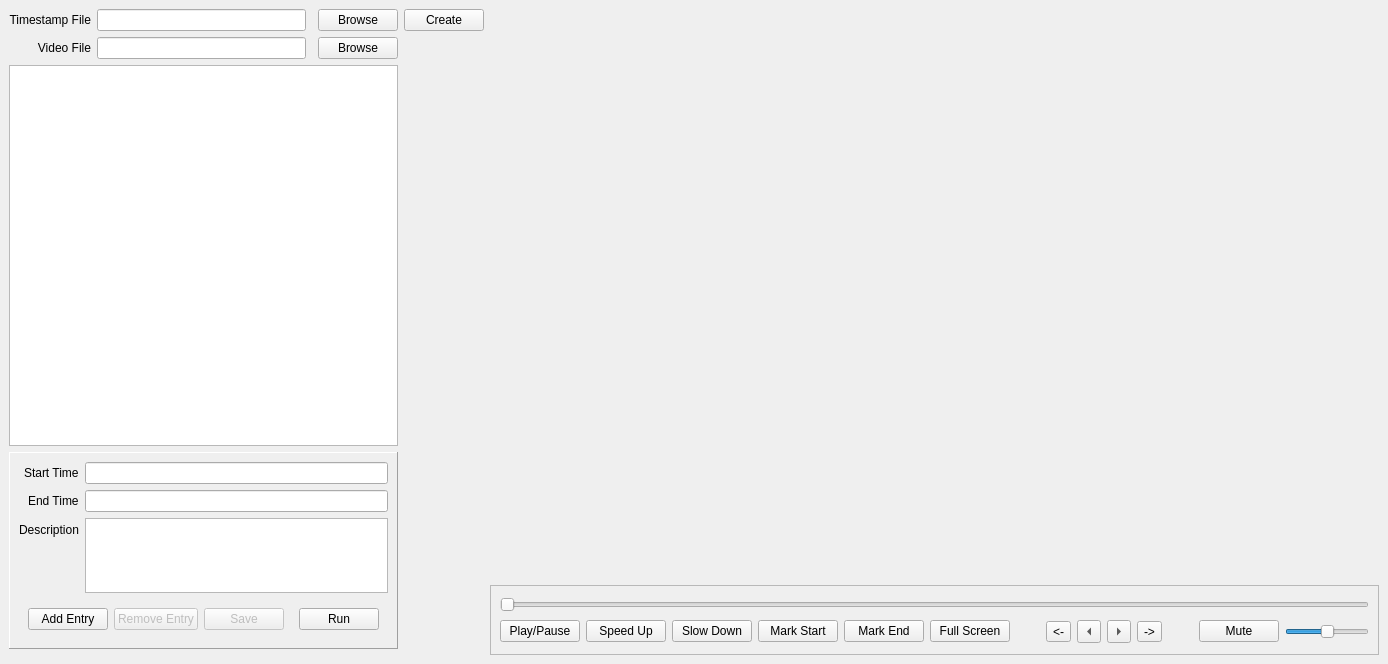
<?xml version="1.0" encoding="UTF-8"?>
<ui version="4.0">
 <class>window</class>
 <widget class="QMainWindow" name="window">
  <property name="geometry">
   <rect>
    <x>0</x>
    <y>0</y>
    <width>1388</width>
    <height>664</height>
   </rect>
  </property>
  <property name="minimumSize">
   <size>
    <width>1024</width>
    <height>480</height>
   </size>
  </property>
  <property name="windowTitle">
   <string>Video Loop</string>
  </property>
  <property name="styleSheet">
   <string notr="true"/>
  </property>
  <widget class="QWidget" name="widget_central">
   <layout class="QGridLayout" name="layout_main">
    <item row="2" column="0" colspan="4">
     <widget class="TimestampTableView" name="list_timestamp">
      <property name="verticalScrollBarPolicy">
       <enum>Qt::ScrollBarAsNeeded</enum>
      </property>
      <property name="editTriggers">
       <set>QAbstractItemView::NoEditTriggers</set>
      </property>
      <property name="alternatingRowColors">
       <bool>true</bool>
      </property>
      <property name="selectionMode">
       <enum>QAbstractItemView::SingleSelection</enum>
      </property>
      <property name="selectionBehavior">
       <enum>QAbstractItemView::SelectRows</enum>
      </property>
      <attribute name="horizontalHeaderHighlightSections">
       <bool>false</bool>
      </attribute>
      <attribute name="horizontalHeaderStretchLastSection">
       <bool>true</bool>
      </attribute>
      <attribute name="verticalHeaderHighlightSections">
       <bool>false</bool>
      </attribute>
     </widget>
    </item>
    <item row="1" column="3">
     <widget class="QPushButton" name="button_video_browse">
      <property name="text">
       <string>Browse</string>
      </property>
     </widget>
    </item>
    <item row="3" column="0" colspan="4">
     <widget class="QFrame" name="frame_timestamp_detail">
      <property name="sizePolicy">
       <sizepolicy hsizetype="Preferred" vsizetype="Fixed">
        <horstretch>0</horstretch>
        <verstretch>0</verstretch>
       </sizepolicy>
      </property>
      <property name="frameShape">
       <enum>QFrame::Panel</enum>
      </property>
      <property name="frameShadow">
       <enum>QFrame::Raised</enum>
      </property>
      <layout class="QFormLayout" name="formLayout">
       <property name="labelAlignment">
        <set>Qt::AlignRight|Qt::AlignTrailing|Qt::AlignVCenter</set>
       </property>
       <item row="0" column="0">
        <widget class="QLabel" name="label_start_time">
         <property name="text">
          <string>Start Time</string>
         </property>
        </widget>
       </item>
       <item row="0" column="1">
        <widget class="QLineEdit" name="entry_start_time">
         <property name="enabled">
          <bool>true</bool>
         </property>
         <property name="autoFillBackground">
          <bool>false</bool>
         </property>
         <property name="readOnly">
          <bool>true</bool>
         </property>
        </widget>
       </item>
       <item row="1" column="0">
        <widget class="QLabel" name="label_end_time">
         <property name="text">
          <string>End Time</string>
         </property>
        </widget>
       </item>
       <item row="1" column="1">
        <widget class="QLineEdit" name="entry_end_time">
         <property name="enabled">
          <bool>true</bool>
         </property>
         <property name="autoFillBackground">
          <bool>false</bool>
         </property>
         <property name="readOnly">
          <bool>true</bool>
         </property>
        </widget>
       </item>
       <item row="2" column="0">
        <widget class="QLabel" name="label_description">
         <property name="text">
          <string>Description</string>
         </property>
        </widget>
       </item>
       <item row="2" column="1">
        <widget class="PlainTextEdit" name="entry_description">
         <property name="enabled">
          <bool>true</bool>
         </property>
         <property name="maximumSize">
          <size>
           <width>16777215</width>
           <height>75</height>
          </size>
         </property>
         <property name="autoFillBackground">
          <bool>false</bool>
         </property>
        </widget>
       </item>
       <item row="3" column="0" colspan="2">
        <widget class="QFrame" name="frame">
         <property name="frameShape">
          <enum>QFrame::NoFrame</enum>
         </property>
         <property name="frameShadow">
          <enum>QFrame::Plain</enum>
         </property>
         <property name="lineWidth">
          <number>0</number>
         </property>
         <layout class="QHBoxLayout" name="horizontalLayout">
          <item>
           <widget class="QPushButton" name="button_add_entry">
            <property name="text">
             <string>Add Entry</string>
            </property>
           </widget>
          </item>
          <item>
           <widget class="QPushButton" name="button_remove_entry">
            <property name="enabled">
             <bool>false</bool>
            </property>
            <property name="text">
             <string>Remove Entry</string>
            </property>
           </widget>
          </item>
          <item>
           <widget class="QPushButton" name="button_save">
            <property name="enabled">
             <bool>false</bool>
            </property>
            <property name="text">
             <string>Save</string>
            </property>
           </widget>
          </item>
          <item>
           <spacer name="horizontalSpacer_2">
            <property name="orientation">
             <enum>Qt::Horizontal</enum>
            </property>
            <property name="sizeHint" stdset="0">
             <size>
              <width>40</width>
              <height>20</height>
             </size>
            </property>
           </spacer>
          </item>
          <item>
           <widget class="QPushButton" name="button_run">
            <property name="text">
             <string>Run</string>
            </property>
           </widget>
          </item>
         </layout>
        </widget>
       </item>
      </layout>
     </widget>
    </item>
    <item row="1" column="0">
     <widget class="QLabel" name="label_video">
      <property name="text">
       <string>Video File</string>
      </property>
      <property name="alignment">
       <set>Qt::AlignRight|Qt::AlignTrailing|Qt::AlignVCenter</set>
      </property>
     </widget>
    </item>
    <item row="2" column="5" rowspan="3">
     <widget class="QFrame" name="frame_media">
      <property name="minimumSize">
       <size>
        <width>500</width>
        <height>0</height>
       </size>
      </property>
      <property name="frameShape">
       <enum>QFrame::NoFrame</enum>
      </property>
      <property name="frameShadow">
       <enum>QFrame::Plain</enum>
      </property>
      <property name="lineWidth">
       <number>0</number>
      </property>
      <layout class="QGridLayout" name="gridLayout">
       <property name="leftMargin">
        <number>0</number>
       </property>
       <property name="topMargin">
        <number>0</number>
       </property>
       <property name="rightMargin">
        <number>0</number>
       </property>
       <property name="bottomMargin">
        <number>0</number>
       </property>
       <item row="1" column="0">
        <layout class="QVBoxLayout" name="media_layout">
         <property name="sizeConstraint">
          <enum>QLayout::SetNoConstraint</enum>
         </property>
         <item>
          <widget class="VideoFrame" name="frame_video">
           <property name="minimumSize">
            <size>
             <width>0</width>
             <height>0</height>
            </size>
           </property>
           <property name="focusPolicy">
            <enum>Qt::StrongFocus</enum>
           </property>
           <property name="frameShape">
            <enum>QFrame::NoFrame</enum>
           </property>
           <property name="frameShadow">
            <enum>QFrame::Plain</enum>
           </property>
           <property name="lineWidth">
            <number>0</number>
           </property>
          </widget>
         </item>
         <item>
          <widget class="QFrame" name="frame_media_control">
           <property name="sizePolicy">
            <sizepolicy hsizetype="Preferred" vsizetype="Expanding">
             <horstretch>0</horstretch>
             <verstretch>0</verstretch>
            </sizepolicy>
           </property>
           <property name="maximumSize">
            <size>
             <width>16777215</width>
             <height>70</height>
            </size>
           </property>
           <property name="frameShape">
            <enum>QFrame::StyledPanel</enum>
           </property>
           <property name="frameShadow">
            <enum>QFrame::Plain</enum>
           </property>
           <property name="lineWidth">
            <number>0</number>
           </property>
           <layout class="QGridLayout" name="gridLayout_2">
            <item row="0" column="0" colspan="14">
             <widget class="HighlightedJumpSlider" name="slider_progress">
              <property name="maximum">
               <number>9999</number>
              </property>
              <property name="pageStep">
               <number>1</number>
              </property>
              <property name="orientation">
               <enum>Qt::Horizontal</enum>
              </property>
              <property name="tickPosition">
               <enum>QSlider::NoTicks</enum>
              </property>
             </widget>
            </item>
            <item row="1" column="2">
             <widget class="QPushButton" name="button_slow_down">
              <property name="sizePolicy">
               <sizepolicy hsizetype="Fixed" vsizetype="Fixed">
                <horstretch>0</horstretch>
                <verstretch>0</verstretch>
               </sizepolicy>
              </property>
              <property name="toolTip">
               <string>Slow down the video</string>
              </property>
              <property name="text">
               <string>Slow Down</string>
              </property>
             </widget>
            </item>
            <item row="1" column="3">
             <widget class="QPushButton" name="button_mark_start">
              <property name="toolTip">
               <string>Mark the start of the entry</string>
              </property>
              <property name="text">
               <string>Mark Start</string>
              </property>
             </widget>
            </item>
            <item row="1" column="8">
             <widget class="QToolButton" name="btnLeft">
              <property name="toolTip">
               <string>Jump Frames Left</string>
              </property>
              <property name="text">
               <string>&lt;</string>
              </property>
              <property name="shortcut">
               <string>Left</string>
              </property>
              <property name="arrowType">
               <enum>Qt::LeftArrow</enum>
              </property>
             </widget>
            </item>
            <item row="1" column="9">
             <widget class="QToolButton" name="btnRight">
              <property name="toolTip">
               <string>Jump Frames Right</string>
              </property>
              <property name="text">
               <string>&gt;</string>
              </property>
              <property name="shortcut">
               <string>Right</string>
              </property>
              <property name="arrowType">
               <enum>Qt::RightArrow</enum>
              </property>
             </widget>
            </item>
            <item row="1" column="12">
             <widget class="ToggleButton" name="button_mute_toggle">
              <property name="sizePolicy">
               <sizepolicy hsizetype="Fixed" vsizetype="Fixed">
                <horstretch>0</horstretch>
                <verstretch>0</verstretch>
               </sizepolicy>
              </property>
              <property name="toolTip">
               <string>Toggle Mute/Unmute</string>
              </property>
              <property name="text">
               <string>Mute</string>
              </property>
             </widget>
            </item>
            <item row="1" column="13">
             <widget class="HighlightedJumpSlider" name="slider_volume">
              <property name="sizePolicy">
               <sizepolicy hsizetype="Fixed" vsizetype="Fixed">
                <horstretch>0</horstretch>
                <verstretch>0</verstretch>
               </sizepolicy>
              </property>
              <property name="maximum">
               <number>39</number>
              </property>
              <property name="pageStep">
               <number>1</number>
              </property>
              <property name="sliderPosition">
               <number>20</number>
              </property>
              <property name="orientation">
               <enum>Qt::Horizontal</enum>
              </property>
             </widget>
            </item>
            <item row="1" column="7">
             <widget class="QToolButton" name="btnSkipLeft">
              <property name="toolTip">
               <string>Skip Frames Left</string>
              </property>
              <property name="text">
               <string>&lt;-</string>
              </property>
              <property name="shortcut">
               <string>Ctrl+Left</string>
              </property>
             </widget>
            </item>
            <item row="1" column="6">
             <spacer name="horizontalSpacer">
              <property name="orientation">
               <enum>Qt::Horizontal</enum>
              </property>
              <property name="sizeHint" stdset="0">
               <size>
                <width>40</width>
                <height>20</height>
               </size>
              </property>
             </spacer>
            </item>
            <item row="1" column="0">
             <widget class="ToggleButton" name="button_play_pause">
              <property name="sizePolicy">
               <sizepolicy hsizetype="Fixed" vsizetype="Fixed">
                <horstretch>0</horstretch>
                <verstretch>0</verstretch>
               </sizepolicy>
              </property>
              <property name="toolTip">
               <string>Toggle Play/Pause</string>
              </property>
              <property name="text">
               <string>Play/Pause</string>
              </property>
              <property name="checkable">
               <bool>false</bool>
              </property>
             </widget>
            </item>
            <item row="1" column="11">
             <spacer name="horizontalSpacer_3">
              <property name="orientation">
               <enum>Qt::Horizontal</enum>
              </property>
              <property name="sizeHint" stdset="0">
               <size>
                <width>40</width>
                <height>20</height>
               </size>
              </property>
             </spacer>
            </item>
            <item row="1" column="5">
             <widget class="QPushButton" name="button_full_screen">
              <property name="sizePolicy">
               <sizepolicy hsizetype="Fixed" vsizetype="Fixed">
                <horstretch>0</horstretch>
                <verstretch>0</verstretch>
               </sizepolicy>
              </property>
              <property name="toolTip">
               <string>Set the video to full screen</string>
              </property>
              <property name="text">
               <string>Full Screen</string>
              </property>
             </widget>
            </item>
            <item row="1" column="4">
             <widget class="QPushButton" name="button_mark_end">
              <property name="toolTip">
               <string>Mark the end of the entry</string>
              </property>
              <property name="text">
               <string>Mark End</string>
              </property>
             </widget>
            </item>
            <item row="1" column="1">
             <widget class="QPushButton" name="button_speed_up">
              <property name="sizePolicy">
               <sizepolicy hsizetype="Fixed" vsizetype="Fixed">
                <horstretch>0</horstretch>
                <verstretch>0</verstretch>
               </sizepolicy>
              </property>
              <property name="toolTip">
               <string>Speed up the video</string>
              </property>
              <property name="text">
               <string>Speed Up</string>
              </property>
             </widget>
            </item>
            <item row="1" column="10">
             <widget class="QToolButton" name="btnSkipRight">
              <property name="toolTip">
               <string>Skip Frames Right</string>
              </property>
              <property name="text">
               <string>-&gt;</string>
              </property>
              <property name="shortcut">
               <string>Ctrl+Right</string>
              </property>
             </widget>
            </item>
           </layout>
          </widget>
         </item>
        </layout>
       </item>
      </layout>
     </widget>
    </item>
    <item row="0" column="1">
     <widget class="QLineEdit" name="entry_timestamp">
      <property name="sizePolicy">
       <sizepolicy hsizetype="Expanding" vsizetype="Fixed">
        <horstretch>0</horstretch>
        <verstretch>0</verstretch>
       </sizepolicy>
      </property>
      <property name="autoFillBackground">
       <bool>false</bool>
      </property>
      <property name="styleSheet">
       <string notr="true"/>
      </property>
      <property name="readOnly">
       <bool>true</bool>
      </property>
     </widget>
    </item>
    <item row="1" column="1">
     <widget class="QLineEdit" name="entry_video">
      <property name="autoFillBackground">
       <bool>false</bool>
      </property>
      <property name="readOnly">
       <bool>true</bool>
      </property>
     </widget>
    </item>
    <item row="0" column="0">
     <widget class="QLabel" name="label_timestamp">
      <property name="text">
       <string>Timestamp File</string>
      </property>
      <property name="alignment">
       <set>Qt::AlignRight|Qt::AlignTrailing|Qt::AlignVCenter</set>
      </property>
     </widget>
    </item>
    <item row="0" column="3">
     <widget class="QPushButton" name="button_timestamp_browse">
      <property name="text">
       <string>Browse</string>
      </property>
     </widget>
    </item>
    <item row="0" column="4">
     <widget class="QPushButton" name="button_timestamp_create">
      <property name="text">
       <string>Create</string>
      </property>
     </widget>
    </item>
   </layout>
  </widget>
  <action name="actionExit">
   <property name="text">
    <string>Exit</string>
   </property>
  </action>
  <action name="actionTest_Entry">
   <property name="text">
    <string>Test Entry</string>
   </property>
  </action>
 </widget>
 <customwidgets>
  <customwidget>
   <class>VideoFrame</class>
   <extends>QFrame</extends>
   <header>gui</header>
   <container>1</container>
  </customwidget>
  <customwidget>
   <class>HighlightedJumpSlider</class>
   <extends>QSlider</extends>
   <header>gui</header>
  </customwidget>
  <customwidget>
   <class>TimestampTableView</class>
   <extends>QTableView</extends>
   <header>gui</header>
  </customwidget>
  <customwidget>
   <class>PlainTextEdit</class>
   <extends>QPlainTextEdit</extends>
   <header>gui</header>
  </customwidget>
  <customwidget>
   <class>ToggleButton</class>
   <extends>QPushButton</extends>
   <header>gui</header>
  </customwidget>
 </customwidgets>
 <resources/>
 <connections/>
</ui>
